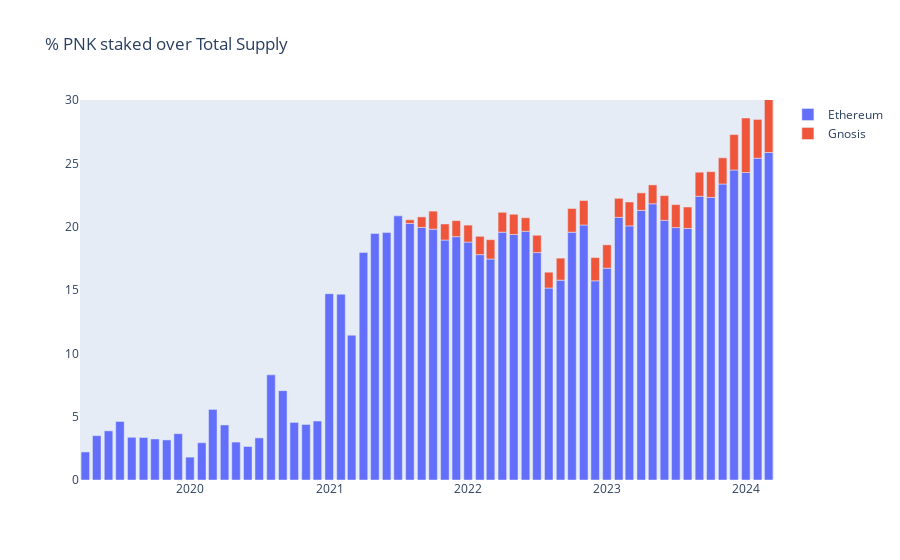

Here is the notebook cell this chart was saved with:
### Code cell
df = pd.merge_asof(
    left=pnk_staked_eth, right=pnk_staked_gno,
    left_index=True, right_index=True,
    suffixes=['','_gno'],
    )


fig = go.Figure(data=[
    go.Bar(x=df.index, y=df['percentage'] * 100, name="Ethereum", offsetgroup='a'),
    go.Bar(x=df.index, y=df['percentage_gno'] * 100, name="Gnosis", offsetgroup='a', base=df['percentage'] * 100),
    ]
    )
fig.update_layout(
     xaxis=dict(showgrid=False), 
     yaxis=dict(showgrid=False, range=[0, 30]),
     title=dict(text="% PNK staked over Total Supply")
)
fig.show()
